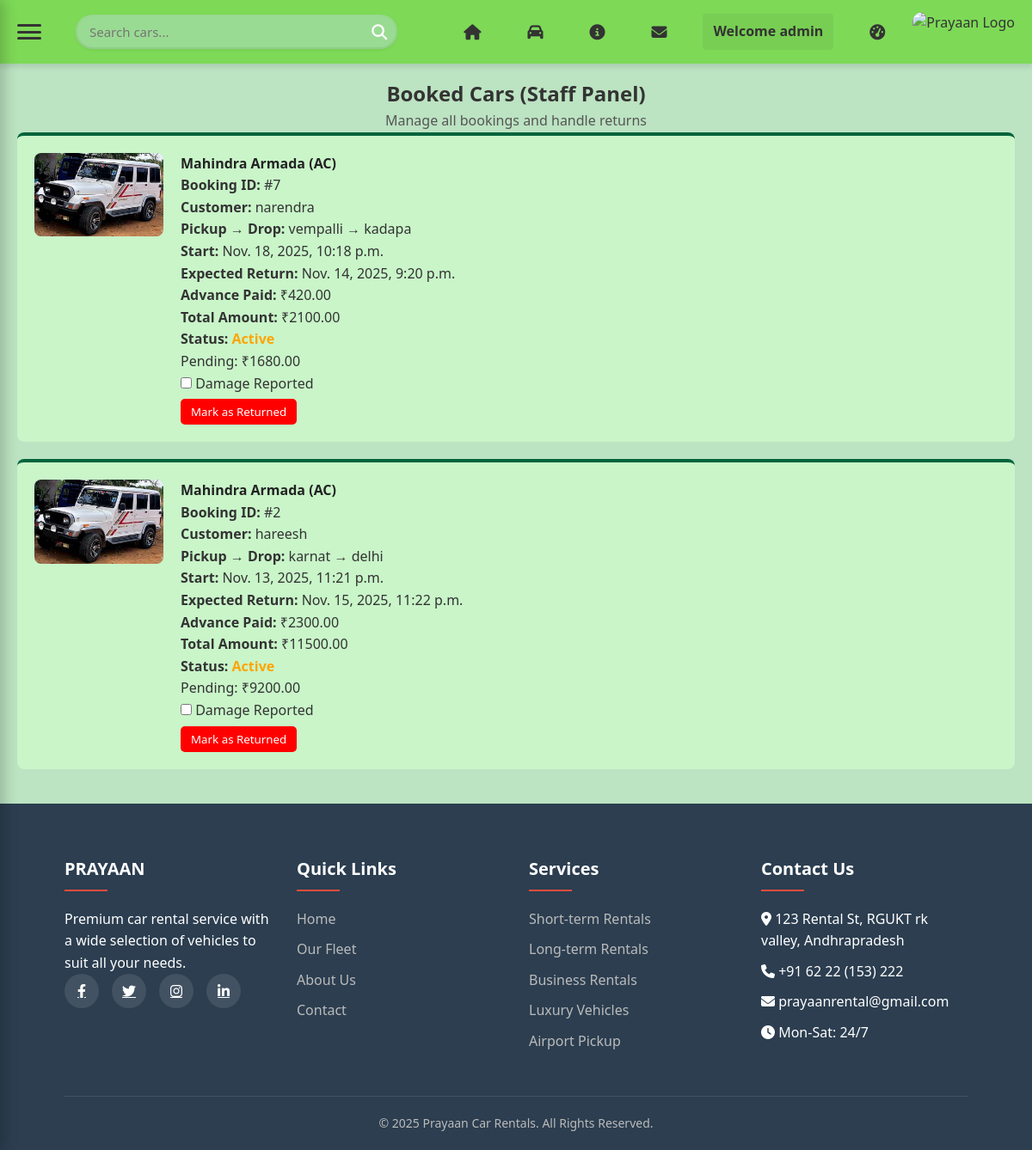
The app's page /staff/booked_cars/ (signed in), older data.
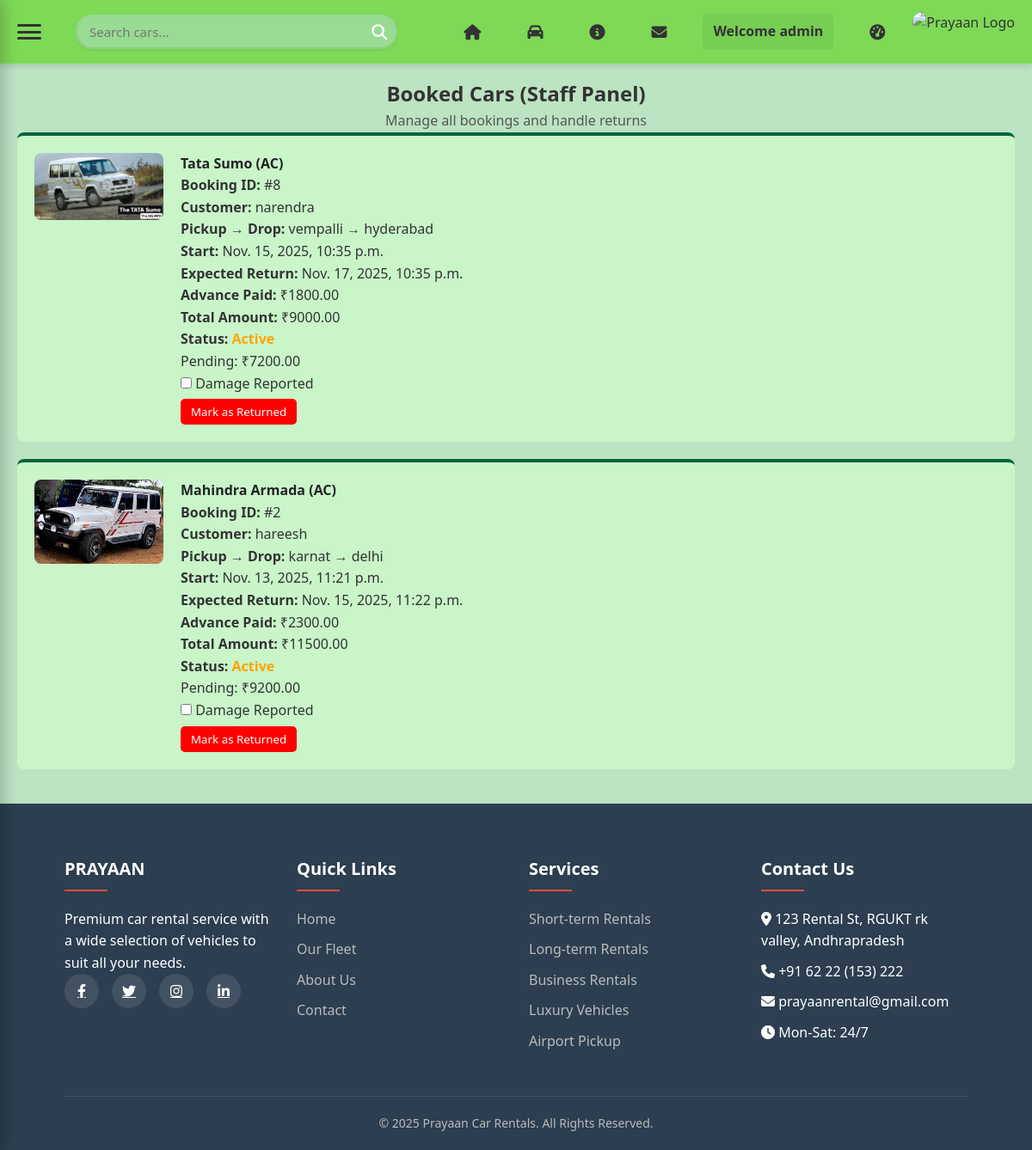
The same page, newer data.
### app/models.py (models this page shows, shortened)
class Booking(models.Model):
    DRIVE_CHOICES = [
        ('self_drive', 'Self Drive'),
        ('with_driver', 'With Driver')
    ]
    customer = models.ForeignKey(User, on_delete=models.CASCADE, related_name="bookings")
    car = models.ForeignKey(Car, on_delete=models.CASCADE)
    start_datetime = models.DateTimeField()
    expected_return_datetime = models.DateTimeField()
    actual_return_datetime = models.DateTimeField(null=True, blank=True)
    advance_payment = models.DecimalField(max_digits=10, decimal_places=2, null=True, blank=True, default=0)
    start_km_reading = models.IntegerField(null=True, blank=True)
    end_km_reading = models.IntegerField(null=True, blank=True)
    night_halt = models.BooleanField(default=False)
    total_amount = models.DecimalField(max_digits=10, decimal_places=2, null=True, blank=True)
    pending_payment = models.DecimalField(max_digits=10, decimal_places=2, default=Decimal('0.00'))
    created_at = models.DateTimeField(default=timezone.now)
    pickup_location = models.CharField(max_length=100, null=True, blank=True)
    drop_location = models.CharField(max_length=100, null=True, blank=True)
    distance_km = models.FloatField(null=True, blank=True)
    is_returned = models.BooleanField(default=False)
    returned_at = models.DateTimeField(null=True, blank=True)
    damage_fee = models.DecimalField(max_digits=8, decimal_places=2, default=Decimal('0.00'))
    damage_reported = models.BooleanField(default=False)
    kms_to_destination = models.PositiveIntegerField(default=0)
    hours_used = models.IntegerField(default=4)
    drive_type = models.CharField(
        max_length=20,
        choices=DRIVE_CHOICES,
        default='self_drive'
    )

class Car(models.Model):
    CATEGORY_CHOICES = [
        ('Ambassador', 'Ambassador'),
        ('Tata Sumo', 'Tata Sumo'),
        ('Maruti Omni', 'Maruti Omni'),
        ('Maruti Esteem', 'Maruti Esteem'),
        ('Mahindra Armada', 'Mahindra Armada'),
    ]
    AC_CHOICES = [('AC', 'AC'), ('Non-AC', 'Non-AC')]
    STATUS_CHOICES = [('available', 'Available'), ('repair', 'Repair')]
    Fuel_con = [('petrol', 'Petrol'), ('diesel', 'Diesel'), ('gas', 'Gas'), ('electric', 'Electric')]
    category = models.CharField(max_length=20, choices=CATEGORY_CHOICES)
    ac_type = models.CharField(max_length=10, choices=AC_CHOICES)
    total_cars = models.IntegerField(default=1)
    registration_number = models.CharField(max_length=20, unique=True)
    image = models.ImageField(upload_to='cars/')
    price = models.DecimalField(max_digits=8, decimal_places=2)
    price_per_hour = models.FloatField(default=0)
    price_per_km = models.FloatField(default=0)
    fuel_consumption = models.CharField(max_length=15, choices=Fuel_con, default='diesel')
    status = models.CharField(max_length=10, choices=STATUS_CHOICES, default='available')
    is_returned = models.BooleanField(default=False)
    pending_payment = models.DecimalField(max_digits=10, decimal_places=2, default=0)
    damage_reported = models.BooleanField(default=False)
    damage_fee = models.DecimalField(max_digits=10, decimal_places=2, default=0)
    returned_at = models.DateTimeField(null=True, blank=True)

### app/views.py (the view)
# urls.py: path('staff/booked_cars/', views.staff_booked_cars_view, name='staff_booked_cars'),
@staff_member_required
def staff_booked_cars_view(request):
    bookings = Booking.objects.filter(is_returned=False).order_by('-start_datetime')
    total_cars_booked = Booking.objects.filter(is_returned=False).count()
    r_total_cars_booked = Booking.objects.filter(is_returned=True).count()
    return render(
        request,
        "app/staff_booked_cars.html",
        {
            "bookings": bookings,
            "total_cars_booked": total_cars_booked,
            "r_total_cars_booked": r_total_cars_booked,
        },
    )

### app/templates/app/staff_booked_cars.html (shortened to what this page needs)
{% extends "app/base.html" %}
{% load static %}
{% block content %}
<br>
<div class="container-fluid" style="margin-top:-30px;padding:20px;background-color: #bce3c2;">
    <h2 style="color:#333;text-align: center;">Booked Cars (Staff Panel)</h2>
    <p class="text-muted" style="color:#555;text-align: center;">Manage all bookings and handle returns</p>
    {% if bookings %}
        <div class="bookings-list" >
            {% for booking in bookings %}
                <div style="border-top:4px solid #02643d; padding:20px; border-radius:8px; margin-bottom:20px; display:flex; align-items:flex-start; gap:20px; background-color:rgb(201, 245, 201);">
                    <div >
                        {% if booking.car.image %}
                            <img src="{{ booking.car.image.url }}"
                                 alt="{{ booking.car.category }}"
                                 style="width:150px; height:auto; border-radius:8px;">
                        {% else %}
                            <span class="text-muted">No image</span>
                        {% endif %}
                    </div>
                    <div style="flex:1;">
                        <h4 style="margin-top:0; color:#222;">{{ booking.car.category }} ({{ booking.car.ac_type }})</h4>
                        <p><strong>Booking ID:</strong> #{{ booking.id }}</p>
                        <p><strong>Customer:</strong> {{ booking.customer.username }}</p>
                        <p><strong>Pickup → Drop:</strong> {{ booking.pickup_location }} → {{ booking.drop_location }}</p>
                        <p><strong>Start:</strong> {{ booking.start_datetime }}</p>
                        <p><strong>Expected Return:</strong> {{ booking.expected_return_datetime }}</p>
                        <p><strong>Advance Paid:</strong> ₹{{ booking.advance_payment }}</p>
                        <p><strong>Total Amount:</strong> ₹{{ booking.total_amount }}</p>
                        <p>
                            <strong>Status:</strong>
                            {% if booking.is_returned %}
                                <span style="color:green; font-weight:bold;">Returned</span>
                                {% if booking.damage_reported %}
                                    <br><span style="color:red;">Damage Fee: ₹{{ booking.damage_fee }}</span>
                                {% endif %}
                            {% else %}
                                <span style="color:orange; font-weight:bold;">Active</span>
                                <br>Pending: ₹{{ booking.pending_payment }}
                            {% endif %}
                        </p>
                        <div>
                            {% if not booking.is_returned %}
                                <form action="{% url 'staff_returned_cars_mark' booking.id %}" method="POST" style="display:inline;">
                                    <label style="display:block; margin-bottom:5px;">
                                        <input type="checkbox" id="damage_check_{{ booking.id }}" name="damage_reported" value="on"
                                               onchange="toggleDamageFee('{{ booking.id }}')">
                                        Damage Reported
                                    </label>
                                    <button type="submit"
                                            style="background-color:red; color:white; padding:6px 12px; border:none; border-radius:5px;">
                                        Mark as Returned
                                    </button>
                                </form>
                            {% else %}
                                <span style="color:gray;">Completed</span>
                            {% endif %}
                        </div>
                    </div>
                </div>
            {% endfor %}
        </div>
    {% else %}
        <p>No bookings available.</p>
    {% endif %}
</div>
{% endblock %}

Row changes from the older to the newer data that the page shows:
no longer on this page (row edited): Booking: car.image (picture), car.category "Mahindra Armada", car.ac_type "AC", id "7", customer.username "narendra", pickup_location "vempalli", drop_location "kadapa", start_datetime "Nov. 18, 2025, 10:18 p.m.", expected_return_datetime "Nov. 14, 2025, 9:20 p.m.", advance_payment "420.00", total_amount "2100.00", pending_payment "1680.00"
added Booking: car.image (picture), car.category "Tata Sumo", car.ac_type "AC", id "8", customer.username "narendra", pickup_location "vempalli", drop_location "hyderabad", start_datetime "Nov. 15, 2025, 10:35 p.m.", expected_return_datetime "Nov. 17, 2025, 10:35 p.m.", advance_payment "1800.00", total_amount "9000.00", pending_payment "7200.00"
